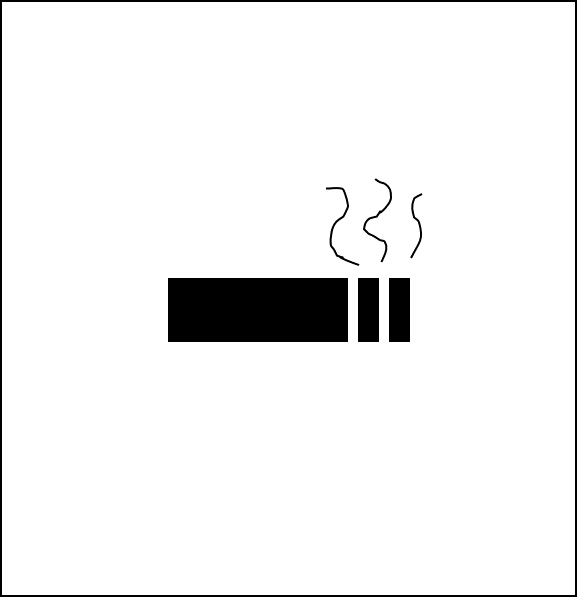
#> input picture Python.OpenCV.From.Novice.To.Practice/code/06/12/smoking.png, 577 x 597 px
$ python demo.py
#> lines starting #> are read from the running program, lines starting #| are printed output that depends on the picture
import cv2

# 拼接图像方法
def overlay_img(img, img_over, img_over_x, img_over_y):
    img_h, img_w, img_p = img.shape  # 背景图像宽、高、通道数
    img_over_h, img_over_w, img_over_c = img_over.shape  # 覆盖图像宽、高、通道数
    if img_over_c <= 3:  # 通道数小于等于3
        img_over = cv2.cvtColor(img_over, cv2.COLOR_BGR2BGRA)  # 转换成4通道图像
    for w in range(0, img_over_w):  # 遍历列
        for h in range(0, img_over_h):  # 遍历行
            if img_over[h, w, 3] != 0:  # 如果不是全透明的像素
                for c in range(0, 3):  # 遍历三个通道
                    x = img_over_x + w  # 覆盖像素的横坐标
                    y = img_over_y + h  # 覆盖像素的纵坐标
                    if x >= img_w or y >= img_h:  # 如果坐标超出最大宽高
                        break
                    img[y, x, c] = img_over[h, w, c]  # 覆盖像素
    return img

smoking = cv2.imread("smoking.png", cv2.IMREAD_UNCHANGED)  # 吸烟图像，保持原格式
#> smoking is the input picture: shape (597, 577, 4); mean B, G, R, A 240.6, 240.6, 240.6, 255
no_img = cv2.imread("no.png", cv2.IMREAD_UNCHANGED)  # 禁止图像，保持原格式
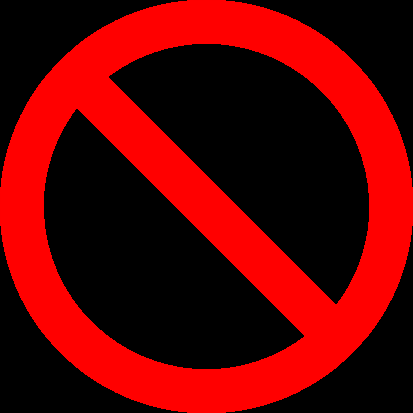
#> input picture Python.OpenCV.From.Novice.To.Practice/code/06/12/no.png, 413 x 413 px
#> no_img is the input picture: shape (413, 413, 4); mean B, G, R, A 0, 0, 98.7, 96.1
cv2.imshow("no", no_img)  # 展示禁止图像
cv2.imshow("smoking", smoking)  # 展示禁止图像
img = overlay_img(smoking, no_img, 95, 90)  # 将禁止图像覆盖到吸烟图像之上
#> after the loop in overlay_img, `for w in range(0, img_over_w):`:
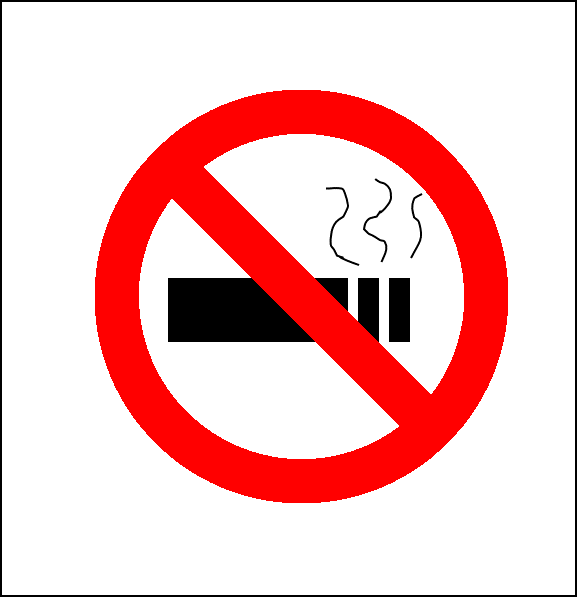
#> img: shape (597, 577, 4); mean B, G, R, A 194.5, 194.5, 243.3, 255
cv2.imshow("no smoking", img)  # 展示覆盖结果
cv2.waitKey()  # 按下任何键盘按键后
cv2.destroyAllWindows()  # 释放所有窗体
